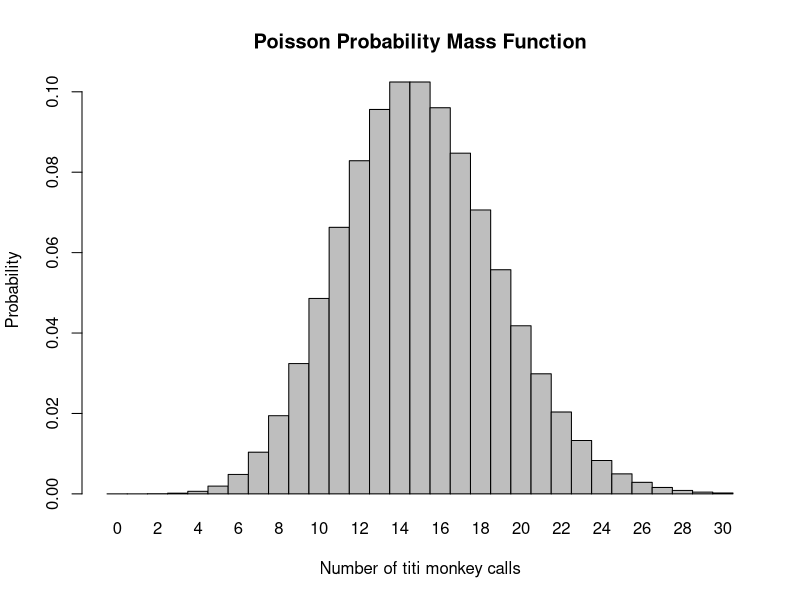
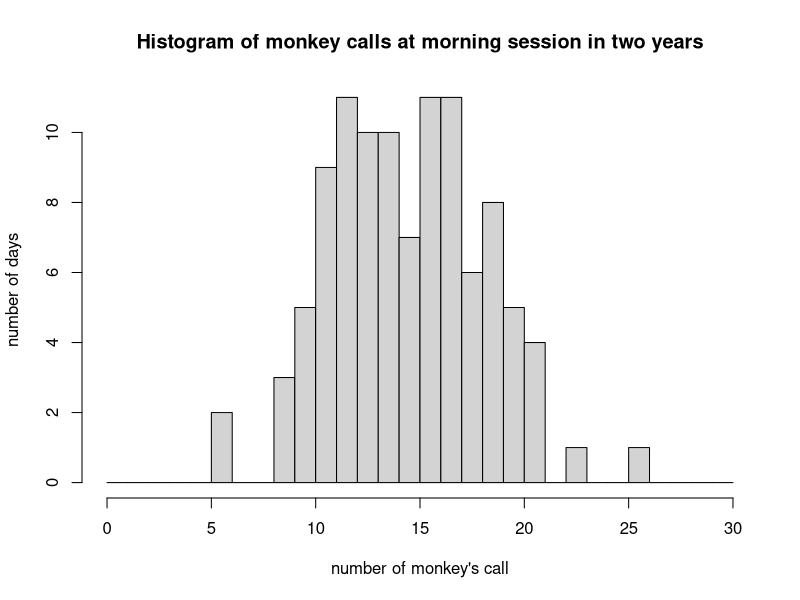

These figures' R source, in order:
## ---- chunk 1
x<-8
#calls she heard more than 8 time
aver<- 15
#average
prob<- ppois(x,lambda=aver)
#function for cumulative Probability of Possion distribution from 0 calls to 8 calls
prob<-1-prob
#subtracts the caslls from 0-8 times, left only the possibility of calls more than 8

prob

## ---- chunk 2
x<-0
#calls she heard 0 times.
aver<- 15
#average
prob<- ppois(x,lambda=aver)
#function for cumulative Probability of Possion distribution.

prob
## ---- chunk 3
x<-3
#calls she heard, exactly 3 times
aver<- 15
#average
prob<- dpois(x,lambda=aver)
#function for Probability of Possion distribution.


prob

## ---- chunk 4
x<-0:30
#Range
aver<- 15
#average
prob<- dpois(x,lambda=aver)
#function for Probability of Possion distribution.

barplot(prob,names.arg=x,space=0,xlab="Number of titi monkey calls",ylab="Probability",main="Poisson Probability Mass Function")

## ---- chunk 5
#Question 5:

aver<- 15
#set the avergae is 15 calls.
x<- rpois(104,lambda=aver)
#select 104 random values from the Poisson distribution for a average of 15) 
print(x)




#Question 6:

breaks=c(0:30)
#set a range of 0-30  

hist(x, breaks=c(0:30), freq=TRUE,main="Histogram of monkey calls at morning session in two years",xlim=range(breaks),xlab = "number of monkey's call", ylab = "number of days")
## ---- chunk 6

knitr::opts_chunk$set(echo = TRUE)
